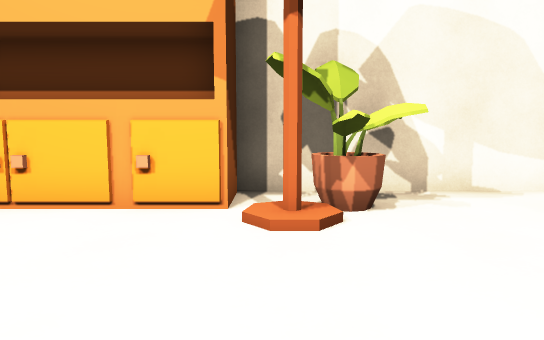
view 1 (above)

16 first-person views from a walk through a Unity game level. The camera is 1.2 m above the floor, tilts 6° down and sees 70° across. The floor is counted in squares, 1 m on a side. Each view is taken from the middle of a square. On the plan, view 1 faces up. The plan holds only what a view shows up to about 15 squares ahead; the rest is blank. The player character is not drawn.

view 2
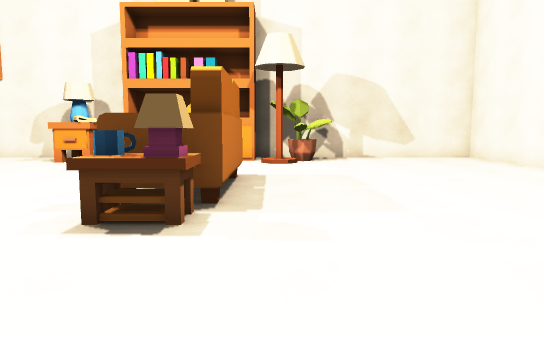

view 3
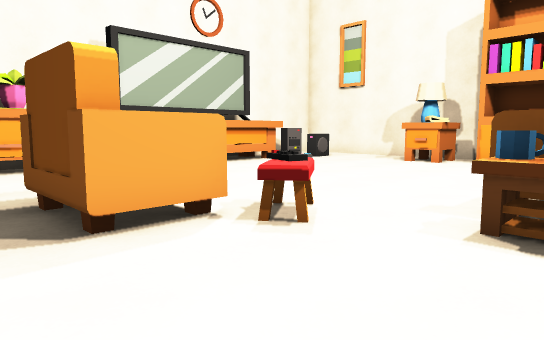

view 4
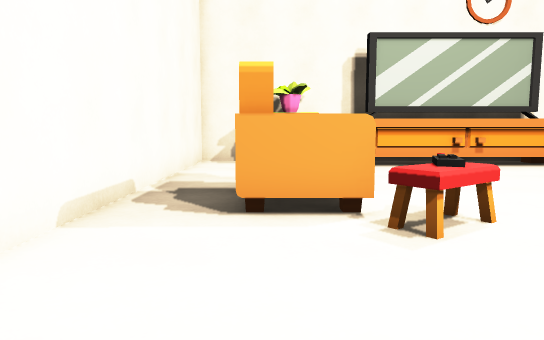

view 5
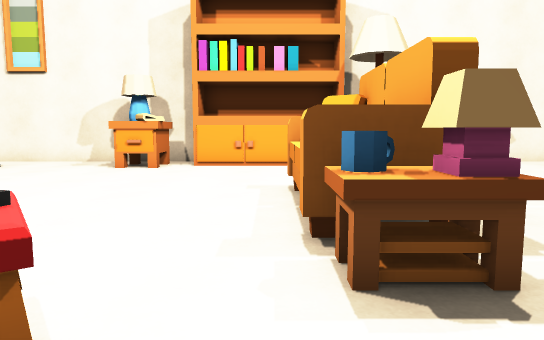

view 6
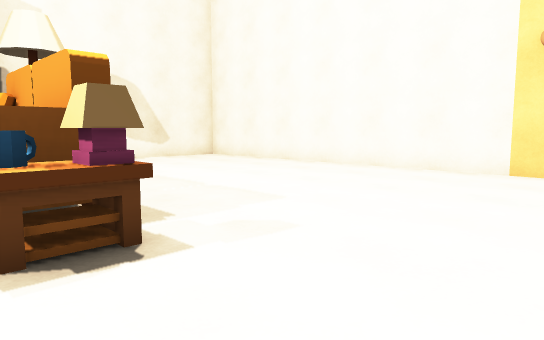

view 7
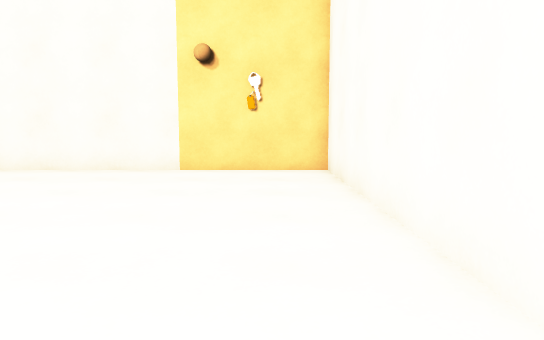

view 8
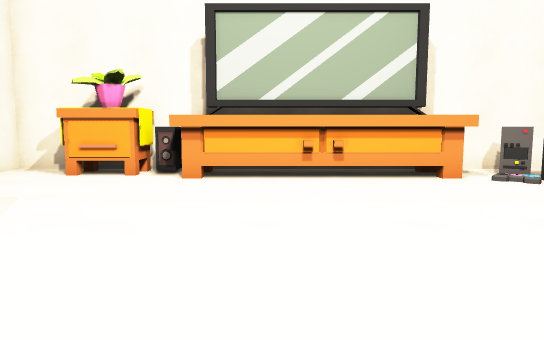

view 9
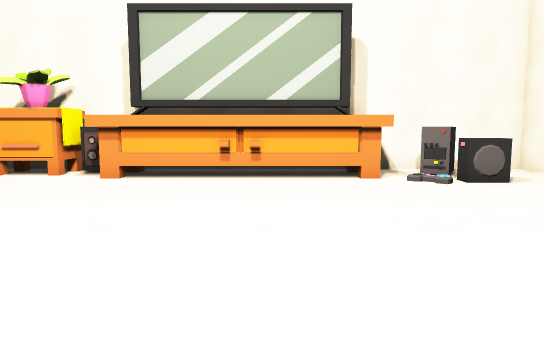

view 10
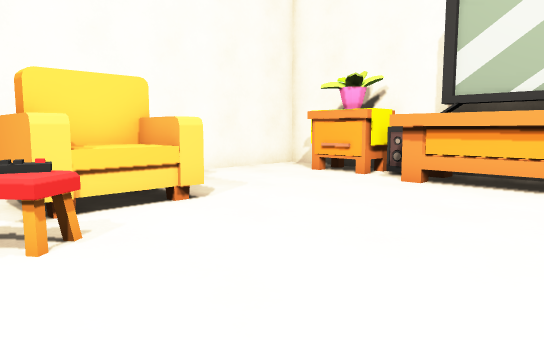

view 11
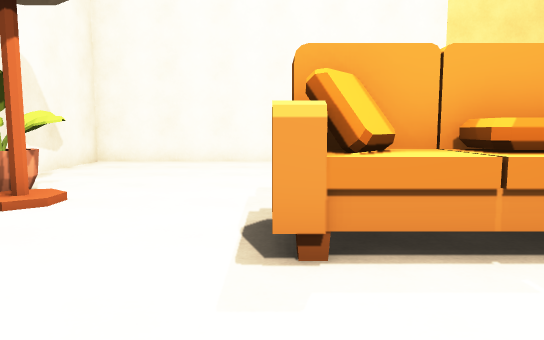

view 12
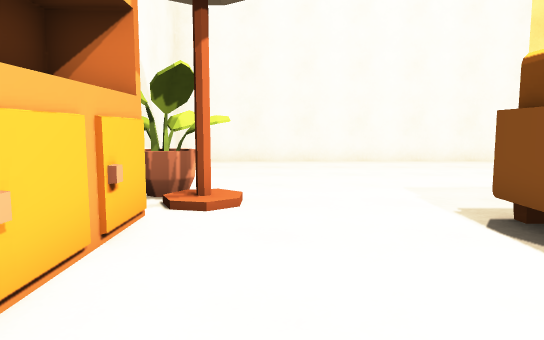

view 13
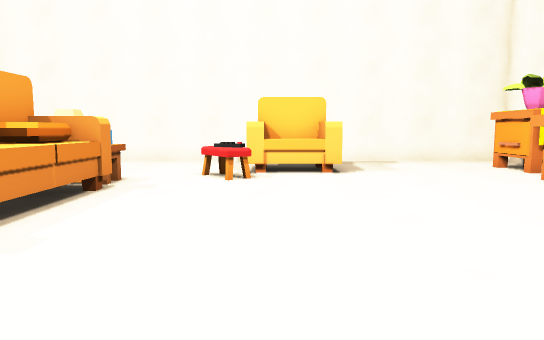

view 14
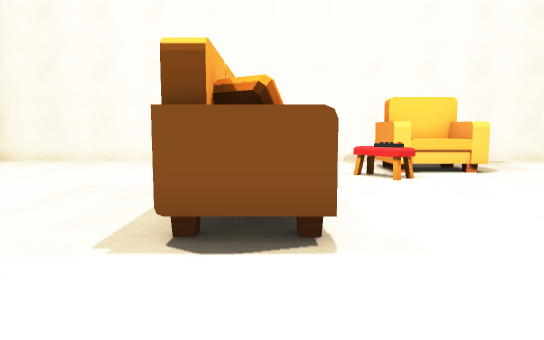

view 15
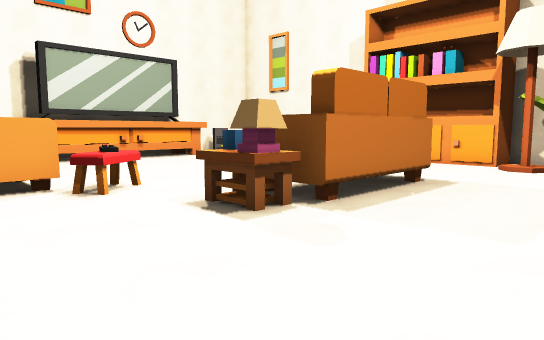

view 16
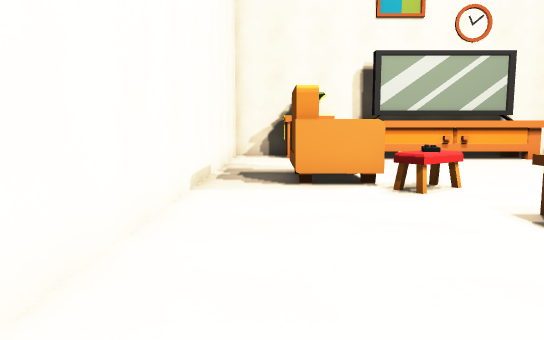

### Floor plan
Key: @ floor where view 1 was taken; # wall or solid block; x gap in a wall; . floor; ^ raised ledge; T thing the floor can be seen under or through; O other object.
Columns run from 15 left of view 1 to 9 right of it. Each row starts with its distance up from view 1.
  8 ###########   ###########
  7 #.........#####..O......#
  6 #......OO.OOOOO.OO......#
  5 #.#^...O#......OO.......#
  4 ####....................#
  3  ##.....................#
  2   ##....................#
  1   ##.........O^.........#
  0   ##.........O#@........#
 -1   ##.........O#.........#
 -2   ##.........O#.........#
 -3   ##.........Ox.........#
 -4 ####......O..O#.........#
 -5 #O........OO............#
 -6 #OO....^^^^.............#
 -7 #OO....TTT..............#
 -8 #.......................#
 -9 #.......................#
-10 #########################

Where each view was taken, in squares from view 1:
view 1: 0 up, 0 right, facing up
view 2: 9 down, 0 right, facing up
view 3: 9 down, 1 left, facing up-left
view 4: 7 down, 0 right, facing left
view 5: 7 down, 3 left, facing up
view 6: 8 down, 3 left, facing up-right
view 7: 8 down, 3 left, facing right
view 8: 2 down, 3 left, facing left
view 9: 0 up, 3 left, facing left
view 10: 0 up, 4 left, facing down-left
view 11: 1 up, 6 left, facing right
view 12: 4 up, 6 left, facing right
view 13: 5 up, 6 left, facing down
view 14: 5 up, 2 left, facing down
view 15: 8 down, 3 right, facing up-left
view 16: 8 down, 3 right, facing left
